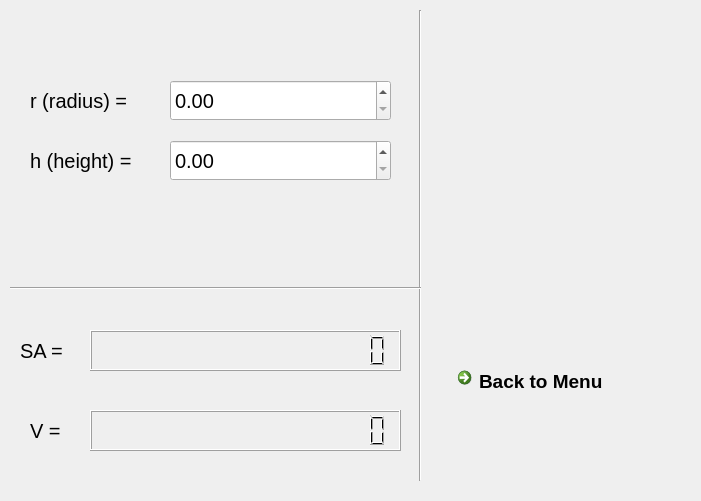
  <widget class="QWidget" name="CylinderClass" native="true">
   <property name="geometry">
    <rect>
     <x>0</x>
     <y>0</y>
     <width>701</width>
     <height>501</height>
    </rect>
   </property>
   <property name="autoFillBackground">
    <bool>true</bool>
   </property>
   <widget class="QLabel" name="label_17">
    <property name="geometry">
     <rect>
      <x>470</x>
      <y>90</y>
      <width>171</width>
      <height>201</height>
     </rect>
    </property>
    <property name="font">
     <font>
      <family>MS Shell Dlg 2</family>
     </font>
    </property>
    <property name="text">
     <string/>
    </property>
    <property name="pixmap">
     <pixmap>cylinder.png</pixmap>
    </property>
    <property name="scaledContents">
     <bool>true</bool>
    </property>
   </widget>
   <widget class="QLabel" name="label_18">
    <property name="geometry">
     <rect>
      <x>30</x>
      <y>80</y>
      <width>131</width>
      <height>41</height>
     </rect>
    </property>
    <property name="font">
     <font>
      <pointsize>15</pointsize>
     </font>
    </property>
    <property name="text">
     <string>r (radius) =</string>
    </property>
   </widget>
   <widget class="Line" name="line_6">
    <property name="geometry">
     <rect>
      <x>410</x>
      <y>10</y>
      <width>20</width>
      <height>471</height>
     </rect>
    </property>
    <property name="orientation">
     <enum>Qt::Vertical</enum>
    </property>
   </widget>
   <widget class="QLabel" name="label_19">
    <property name="geometry">
     <rect>
      <x>20</x>
      <y>330</y>
      <width>81</width>
      <height>41</height>
     </rect>
    </property>
    <property name="font">
     <font>
      <pointsize>15</pointsize>
     </font>
    </property>
    <property name="text">
     <string>SA =</string>
    </property>
   </widget>
   <widget class="QLCDNumber" name="cySurfaceArea">
    <property name="geometry">
     <rect>
      <x>90</x>
      <y>330</y>
      <width>311</width>
      <height>41</height>
     </rect>
    </property>
    <property name="font">
     <font>
      <family>MS UI Gothic</family>
      <pointsize>10</pointsize>
     </font>
    </property>
    <property name="smallDecimalPoint">
     <bool>true</bool>
    </property>
    <property name="digitCount">
     <number>15</number>
    </property>
    <property name="mode">
     <enum>QLCDNumber::Dec</enum>
    </property>
    <property name="segmentStyle">
     <enum>QLCDNumber::Filled</enum>
    </property>
    <property name="intValue" stdset="0">
     <number>0</number>
    </property>
   </widget>
   <widget class="QDoubleSpinBox" name="cyRadius">
    <property name="geometry">
     <rect>
      <x>170</x>
      <y>80</y>
      <width>221</width>
      <height>41</height>
     </rect>
    </property>
    <property name="font">
     <font>
      <pointsize>15</pointsize>
     </font>
    </property>
    <property name="maximum">
     <double>99999999999999.000000000000000</double>
    </property>
    <property name="singleStep">
     <double>0.010000000000000</double>
    </property>
   </widget>
   <widget class="QLabel" name="label_20">
    <property name="geometry">
     <rect>
      <x>30</x>
      <y>410</y>
      <width>51</width>
      <height>41</height>
     </rect>
    </property>
    <property name="font">
     <font>
      <pointsize>15</pointsize>
     </font>
    </property>
    <property name="text">
     <string>V =</string>
    </property>
   </widget>
   <widget class="QLCDNumber" name="cyVolume">
    <property name="geometry">
     <rect>
      <x>90</x>
      <y>410</y>
      <width>311</width>
      <height>41</height>
     </rect>
    </property>
    <property name="font">
     <font>
      <pointsize>10</pointsize>
     </font>
    </property>
    <property name="smallDecimalPoint">
     <bool>true</bool>
    </property>
    <property name="digitCount">
     <number>15</number>
    </property>
    <property name="mode">
     <enum>QLCDNumber::Dec</enum>
    </property>
    <property name="value" stdset="0">
     <double>0.000000000000000</double>
    </property>
    <property name="intValue" stdset="0">
     <number>0</number>
    </property>
   </widget>
   <widget class="Line" name="line_7">
    <property name="geometry">
     <rect>
      <x>10</x>
      <y>280</y>
      <width>411</width>
      <height>16</height>
     </rect>
    </property>
    <property name="orientation">
     <enum>Qt::Horizontal</enum>
    </property>
   </widget>
   <widget class="QCommandLinkButton" name="cyBack">
    <property name="geometry">
     <rect>
      <x>450</x>
      <y>360</y>
      <width>222</width>
      <height>48</height>
     </rect>
    </property>
    <property name="font">
     <font>
      <family>Segoe UI</family>
      <pointsize>14</pointsize>
     </font>
    </property>
    <property name="text">
     <string>Back to Menu</string>
    </property>
   </widget>
   <widget class="QLabel" name="label_21">
    <property name="geometry">
     <rect>
      <x>30</x>
      <y>140</y>
      <width>131</width>
      <height>41</height>
     </rect>
    </property>
    <property name="font">
     <font>
      <pointsize>15</pointsize>
     </font>
    </property>
    <property name="text">
     <string>h (height) =</string>
    </property>
   </widget>
   <widget class="QDoubleSpinBox" name="cyHeight">
    <property name="geometry">
     <rect>
      <x>170</x>
      <y>140</y>
      <width>221</width>
      <height>41</height>
     </rect>
    </property>
    <property name="font">
     <font>
      <pointsize>15</pointsize>
     </font>
    </property>
    <property name="maximum">
     <double>99999999999999.000000000000000</double>
    </property>
    <property name="singleStep">
     <double>0.010000000000000</double>
    </property>
   </widget>
  </widget>
